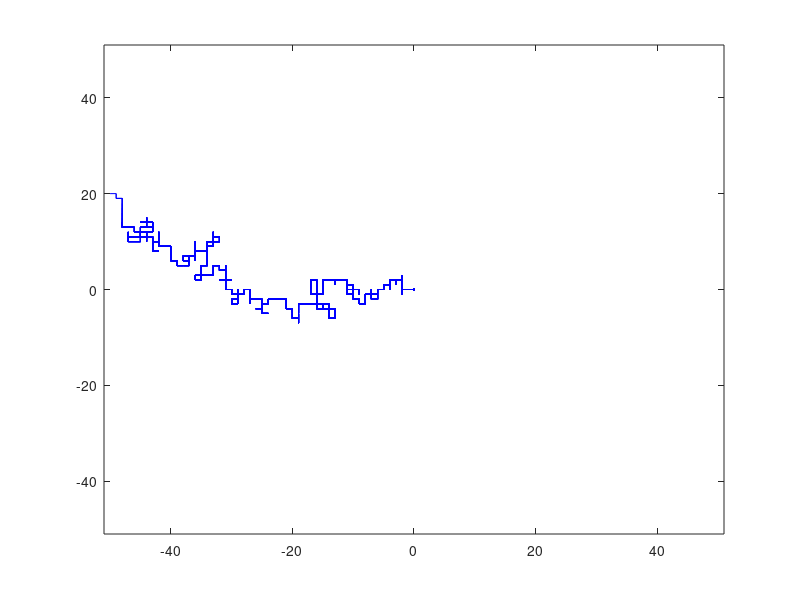

This figure's MATLAB source:
N = 50;
size = 2*N + 1;

function y = next(i,j)
k = rand;
if(rand < 0.25)
    y = [i-1, j];
elseif(rand < 0.5)
    y = [i, j+1];
elseif(rand < 0.75)
    y = [i, j-1];
else
    y = [i+1, j];
end
end

i = N+1;
j = N+1;
k = 1;

set(gca, 'XTick', -(N+1):1:(N+1));
set(gca, 'YTick', -(N+1):1:(N+1));

while((i>1) && (j>1) && (i<size) && (j<size))
    X(k) = i - N -1;
    Y(k) = j - N -1;
    pause(1);
    plot(X,Y, 'b');
    xlim([-(N+1) (N+1)]);
    ylim([-(N+1) (N+1)]);
    hold on;
    grid on;
    z = next(i,j);
    i = z(1);
    j = z(2);
    k = k+1;
end

X(k) = i - N -1;
Y(k) = j - N -1;
plot(X,Y,'b');

hold off;
grid off;